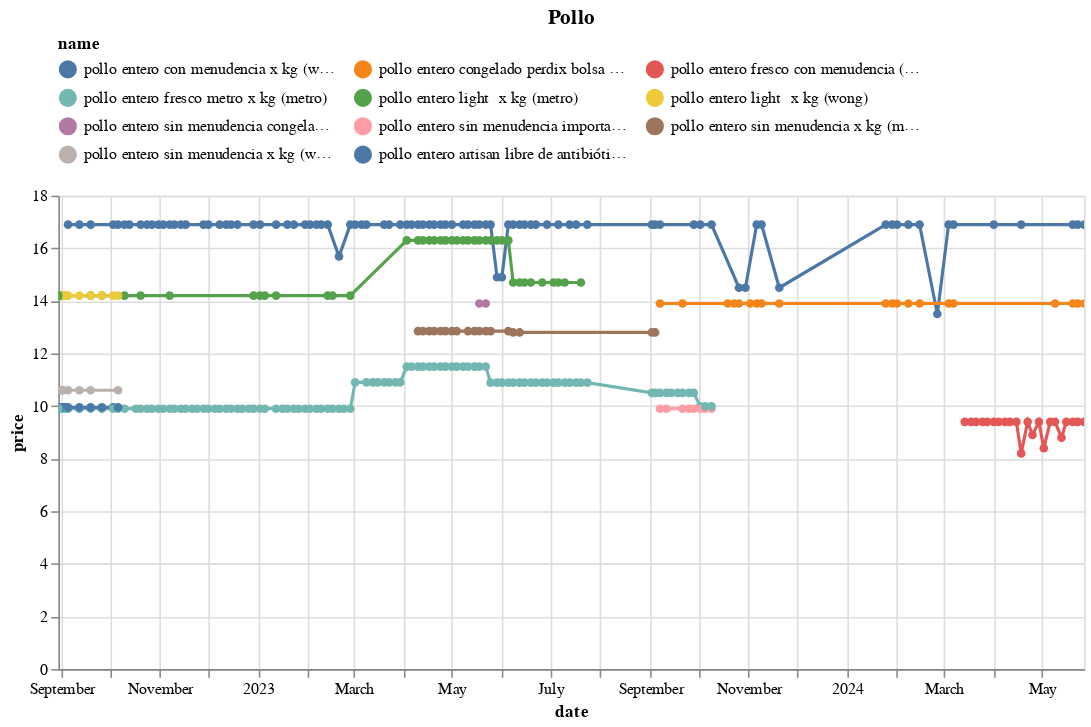

The code cell stored with this chart in its notebook:
### Code cell
(df
 .loc[df.name.isin(names)]
 .pipe(alt.Chart)
 .mark_line(point=True)
 .encode(x='date', y='price', color='name', tooltip=['name','price'])
 .properties(width=650, title='Pollo')
 .interactive()
 .configure_legend(orient='top', columns=3)
)

### Figure 1 — Vega-Lite specification as saved in the notebook (floating-point values rounded to 4 significant figures; data arrays with more than 128 entries replaced by an {"elided": "..."} marker saying what was removed)
{"config": {"view": {"continuousWidth": 300, "continuousHeight": 300}, "legend": {"columns": 3, "orient": "top"}}, "data": {"name": "data-cc5ef7e2476ef63d3abfc482f8c7ee01"}, "mark": {"type": "line", "point": true}, "encoding": {"color": {"field": "name", "type": "nominal"}, "tooltip": [{"field": "name", "type": "nominal"}, {"field": "price", "type": "quantitative"}], "x": {"field": "date", "type": "temporal"}, "y": {"field": "price", "type": "quantitative"}}, "params": [{"name": "param_13", "select": {"type": "interval", "encodings": ["x", "y"]}, "bind": "scales"}], "title": "Pollo", "width": 650, "$schema": "https://vega.github.io/schema/vega-lite/v5.17.0.json", "datasets": {"data-cc5ef7e2476ef63d3abfc482f8c7ee01": {"elided": "336 records"}}}
